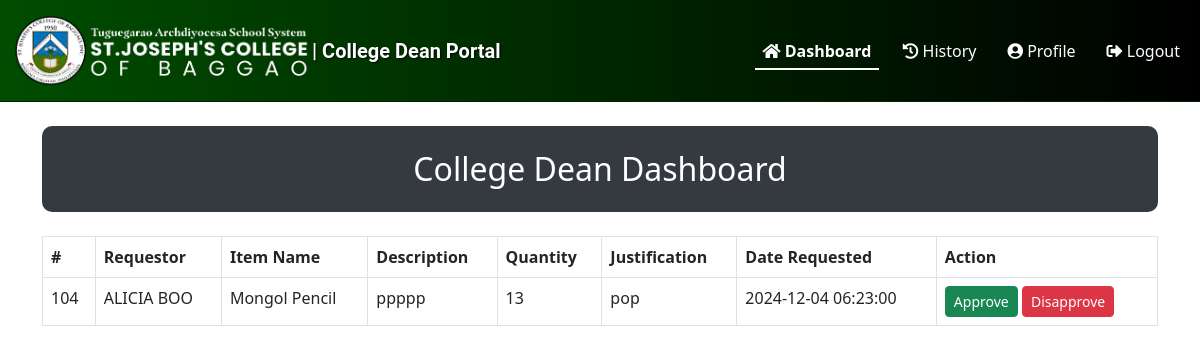
Page /pages/tables/college_dean.php (signed in) on the committed database.
### tables this page shows
CREATE TABLE `requisitions` (
  `requisition_id` int(11) NOT NULL,
  `user_id` int(11) NOT NULL,
  `item_id` int(11) NOT NULL,
  `unit_id` int(11) NOT NULL,
  `quantity` int(11) NOT NULL,
  `justification` text DEFAULT NULL,
  `status` enum('Pending','Approved','Rejected','Partially Released','Released') DEFAULT 'Pending',
  `request_date` timestamp NOT NULL DEFAULT current_timestamp(),
  `department_dean_status` enum('Pending','Approved','Disapproved') DEFAULT 'Pending',
  `department_dean_remarks` text DEFAULT NULL,
  `college_dean_status` enum('Pending','Approved','Disapproved') DEFAULT 'Pending',
  `college_dean_remarks` text DEFAULT NULL,
  `remarks` text DEFAULT NULL,
  `released_quantity` int(11) DEFAULT 0,
  `remaining_quantity` int(11) GENERATED ALWAYS AS (`quantity` - `released_quantity`) STORED
);

CREATE TABLE `user` (
  `user_id` int(11) NOT NULL,
  `name` varchar(100) NOT NULL,
  `email` varchar(100) NOT NULL,
  `password` varchar(255) NOT NULL,
  `department` varchar(100) DEFAULT NULL,
  `position` varchar(100) DEFAULT NULL,
  `created_at` timestamp NOT NULL DEFAULT current_timestamp()
);

CREATE TABLE `items` (
  `item_id` int(11) NOT NULL,
  `item_name` varchar(100) NOT NULL,
  `item_desc` varchar(255) DEFAULT NULL,
  `category_id` int(11) DEFAULT NULL,
  `unit_id` int(11) DEFAULT NULL,
  `qty` int(11) DEFAULT 0,
  `archived` tinyint(1) DEFAULT 0
);

### pages/tables/college_dean.php (the view, shortened to what this page needs)
<?php
include '../Actions/connection.php';
$query = "SELECT r.requisition_id, r.item_id, i.item_name, i.item_desc, r.quantity, r.justification,
                 r.department_dean_status, r.college_dean_status, r.college_dean_remarks, r.request_date, u.name AS requestor_name
          FROM requisitions r
          JOIN items i ON r.item_id = i.item_id
          JOIN user u ON r.user_id = u.user_id
          WHERE r.department_dean_status = 'Approved' AND r.college_dean_status = 'Pending'";
$result = $con->query($query);
?>
<!DOCTYPE html>
<html lang="en">
<head>
    <link rel="stylesheet" href="https://cdnjs.cloudflare.com/ajax/libs/bootstrap/5.3.0/css/bootstrap.min.css">
    <link rel="stylesheet" href="https://cdnjs.cloudflare.com/ajax/libs/font-awesome/5.15.4/css/all.min.css">
</head>
<body>
<nav class="navbar navbar-expand-lg navbar-light">
    <div class="container-fluid">
        <a class="navbar-brand d-flex align-items-center" href="college_dean.php">
            <img src="../../dist/img/sjcbaggao.png" alt="Logo" width="300" height="75">
            <span class="fs-5 fw-bold" style="color:white;"> | College Dean Portal</span>
        </a>
        <div class="collapse navbar-collapse justify-content-end" id="navbarNav">
            <ul class="navbar-nav">
                <li class="nav-item">
                    <a class="nav-link <?php echo basename($_SERVER['PHP_SELF']) == 'college_dean.php' ? 'active' : ''; ?>" href="college_dean.php">
                        <i class="fas fa-home"></i> Dashboard
                    </a>
                </li>
                <li class="nav-item">
                    <a class="nav-link <?php echo basename($_SERVER['PHP_SELF']) == 'college_dean_history.php' ? 'active' : ''; ?>" href="college_dean_history.php">
                        <i class="fas fa-history"></i> History
                    </a>
                </li>
                <li class="nav-item">
                    <a class="nav-link <?php echo basename($_SERVER['PHP_SELF']) == 'profile.php' ? 'active' : ''; ?>" href="profile.php">
                        <i class="fas fa-user-circle"></i> Profile
                    </a>
                </li>
                <li class="nav-item">
                    <a class="nav-link <?php echo basename($_SERVER['PHP_SELF']) == 'logout.php' ? 'active' : ''; ?>" href="logout.php">
                        <i class="fas fa-sign-out-alt"></i> Logout
                    </a>
                </li>
            </ul>
        </div>
    </div>
</nav>
<div class="container mt-4">
    <h2 class="dashboard-header">College Dean Dashboard</h2>
    <table class="table table-bordered mt-4">
        <thead class="thead-dark">
        <tr>
            <th>#</th>
            <th>Requestor</th>
            <th>Item Name</th>
            <th>Description</th>
            <th>Quantity</th>
            <th>Justification</th>
            <th>Date Requested</th>
            <th>Action</th>
        </tr>
        </thead>
        <tbody>
        <?php if ($result && $result->num_rows > 0): ?>
            <?php while ($row = $result->fetch_assoc()): ?>
                <tr>
                    <td><?php echo $row['requisition_id']; ?></td>
                    <td><?php echo $row['requestor_name']; ?></td>
                    <td><?php echo $row['item_name']; ?></td>
                    <td><?php echo $row['item_desc']; ?></td>
                    <td><?php echo $row['quantity']; ?></td>
                    <td><?php echo $row['justification']; ?></td>
                    <td><?php echo $row['request_date']; ?></td>
                    <td>
                        <button class="btn btn-success btn-sm" onclick="approveRequisition(<?php echo $row['requisition_id']; ?>)">Approve</button>
                        <button class="btn btn-danger btn-sm" onclick="disapproveRequisition(<?php echo $row['requisition_id']; ?>)">Disapprove</button>
                    </td>
                </tr>
            <?php endwhile; ?>
        <?php else: ?>
            <tr>
                <td colspan="8" class="text-center">No requisitions found.</td>
            </tr>
        <?php endif; ?>
        </tbody>
    </table>
</div>
</body>
</html>

### pages/tables/college_dean.php (style rules this page uses)
.navbar { background: linear-gradient(to right, #004d00, #000000); border-bottom: 1px solid #002200; }
.navbar-brand { font-family: 'Roboto', sans-serif; color: #ffffff; text-shadow: 1px 1px 2px rgba(0, 0, 0, 0.8); }
.navbar-brand img { padding: 2px; }
.navbar-nav .nav-link { font-size: 1rem; color: #ffffff; margin-left: 15px; transition: color 0.3s ease-in-out; position: relative; padding-bottom: 5px; }
.navbar-nav .nav-link.active { color: #ffffff; font-weight: bold; border-bottom: 2px solid #ffffff; }
.dashboard-header { background-color: #343a40; color: #fff; padding: 1.5rem; border-radius: 10px; text-align: center; margin-bottom: 20px; }

### rows in the picture
requisitions: requisition_id "104", user.name "ALICIA BOO", item.item_name "Mongol Pencil", item.item_desc "ppppp", quantity "13", justification "pop", request_date "2024-12-04 06:23:00"
